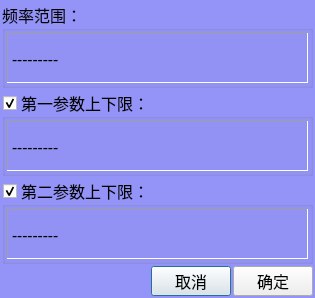
<?xml version="1.0" encoding="UTF-8"?>
<ui version="4.0">
 <class>clsMultiLimitSetting</class>
 <widget class="QDialog" name="clsMultiLimitSetting">
  <property name="geometry">
   <rect>
    <x>0</x>
    <y>0</y>
    <width>315</width>
    <height>258</height>
   </rect>
  </property>
  <property name="font">
   <font>
    <family>楷体</family>
    <pointsize>12</pointsize>
   </font>
  </property>
  <property name="windowTitle">
   <string>设置一个限定</string>
  </property>
  <property name="styleSheet">
   <string notr="true">QDialog
{
	
	background-color: rgb(148, 148, 248);
}</string>
  </property>
  <layout class="QVBoxLayout" name="verticalLayout_4" stretch="1,1,1,1">
   <property name="spacing">
    <number>2</number>
   </property>
   <property name="leftMargin">
    <number>2</number>
   </property>
   <property name="topMargin">
    <number>2</number>
   </property>
   <property name="rightMargin">
    <number>2</number>
   </property>
   <property name="bottomMargin">
    <number>2</number>
   </property>
   <item>
    <widget class="QGroupBox" name="groupBox">
     <property name="font">
      <font>
       <family>楷体</family>
       <pointsize>12</pointsize>
      </font>
     </property>
     <property name="title">
      <string>频率范围：</string>
     </property>
     <layout class="QVBoxLayout" name="verticalLayout_3">
      <property name="spacing">
       <number>2</number>
      </property>
      <property name="leftMargin">
       <number>2</number>
      </property>
      <property name="topMargin">
       <number>2</number>
      </property>
      <property name="rightMargin">
       <number>2</number>
      </property>
      <property name="bottomMargin">
       <number>2</number>
      </property>
      <item>
       <widget class="ClickedLabel" name="lblFrequency">
        <property name="minimumSize">
         <size>
          <width>200</width>
          <height>50</height>
         </size>
        </property>
        <property name="font">
         <font>
          <family>楷体</family>
          <pointsize>12</pointsize>
         </font>
        </property>
        <property name="frameShape">
         <enum>QFrame::Panel</enum>
        </property>
        <property name="frameShadow">
         <enum>QFrame::Sunken</enum>
        </property>
        <property name="text">
         <string>---------</string>
        </property>
        <property name="alignment">
         <set>Qt::AlignLeading|Qt::AlignLeft|Qt::AlignVCenter</set>
        </property>
       </widget>
      </item>
     </layout>
    </widget>
   </item>
   <item>
    <widget class="QGroupBox" name="grpTraceA">
     <property name="font">
      <font>
       <family>楷体</family>
       <pointsize>12</pointsize>
      </font>
     </property>
     <property name="title">
      <string>第一参数上下限：</string>
     </property>
     <property name="checkable">
      <bool>true</bool>
     </property>
     <layout class="QVBoxLayout" name="verticalLayout">
      <property name="spacing">
       <number>2</number>
      </property>
      <property name="leftMargin">
       <number>2</number>
      </property>
      <property name="topMargin">
       <number>2</number>
      </property>
      <property name="rightMargin">
       <number>2</number>
      </property>
      <property name="bottomMargin">
       <number>2</number>
      </property>
      <item>
       <widget class="ClickedLabel" name="lblItem1">
        <property name="minimumSize">
         <size>
          <width>200</width>
          <height>50</height>
         </size>
        </property>
        <property name="font">
         <font>
          <family>楷体</family>
          <pointsize>12</pointsize>
         </font>
        </property>
        <property name="frameShape">
         <enum>QFrame::Panel</enum>
        </property>
        <property name="frameShadow">
         <enum>QFrame::Sunken</enum>
        </property>
        <property name="text">
         <string>---------</string>
        </property>
        <property name="alignment">
         <set>Qt::AlignLeading|Qt::AlignLeft|Qt::AlignVCenter</set>
        </property>
       </widget>
      </item>
     </layout>
    </widget>
   </item>
   <item>
    <widget class="QGroupBox" name="grpTraceB">
     <property name="font">
      <font>
       <family>楷体</family>
       <pointsize>12</pointsize>
      </font>
     </property>
     <property name="title">
      <string>第二参数上下限：</string>
     </property>
     <property name="checkable">
      <bool>true</bool>
     </property>
     <layout class="QVBoxLayout" name="verticalLayout_2">
      <property name="spacing">
       <number>2</number>
      </property>
      <property name="leftMargin">
       <number>2</number>
      </property>
      <property name="topMargin">
       <number>2</number>
      </property>
      <property name="rightMargin">
       <number>2</number>
      </property>
      <property name="bottomMargin">
       <number>2</number>
      </property>
      <item>
       <widget class="ClickedLabel" name="lblItem2">
        <property name="minimumSize">
         <size>
          <width>200</width>
          <height>50</height>
         </size>
        </property>
        <property name="font">
         <font>
          <family>楷体</family>
          <pointsize>12</pointsize>
         </font>
        </property>
        <property name="frameShape">
         <enum>QFrame::Panel</enum>
        </property>
        <property name="frameShadow">
         <enum>QFrame::Sunken</enum>
        </property>
        <property name="text">
         <string>---------</string>
        </property>
        <property name="alignment">
         <set>Qt::AlignLeading|Qt::AlignLeft|Qt::AlignVCenter</set>
        </property>
       </widget>
      </item>
     </layout>
    </widget>
   </item>
   <item>
    <layout class="QHBoxLayout" name="horizontalLayout_2">
     <property name="spacing">
      <number>2</number>
     </property>
     <item>
      <spacer name="horizontalSpacer">
       <property name="font">
        <font>
         <family>楷体</family>
         <pointsize>12</pointsize>
        </font>
       </property>
       <property name="orientation">
        <enum>Qt::Horizontal</enum>
       </property>
       <property name="sizeHint" stdset="0">
        <size>
         <width>40</width>
         <height>20</height>
        </size>
       </property>
      </spacer>
     </item>
     <item>
      <widget class="QPushButton" name="btnCancel">
       <property name="minimumSize">
        <size>
         <width>0</width>
         <height>30</height>
        </size>
       </property>
       <property name="font">
        <font>
         <family>楷体</family>
         <pointsize>12</pointsize>
        </font>
       </property>
       <property name="text">
        <string>取消</string>
       </property>
      </widget>
     </item>
     <item>
      <widget class="QPushButton" name="btnOk">
       <property name="minimumSize">
        <size>
         <width>0</width>
         <height>30</height>
        </size>
       </property>
       <property name="font">
        <font>
         <family>楷体</family>
         <pointsize>12</pointsize>
        </font>
       </property>
       <property name="text">
        <string>确定</string>
       </property>
      </widget>
     </item>
    </layout>
   </item>
  </layout>
 </widget>
 <customwidgets>
  <customwidget>
   <class>ClickedLabel</class>
   <extends>QLabel</extends>
   <header>ClickedLabel.h</header>
  </customwidget>
 </customwidgets>
 <resources/>
 <connections/>
</ui>
